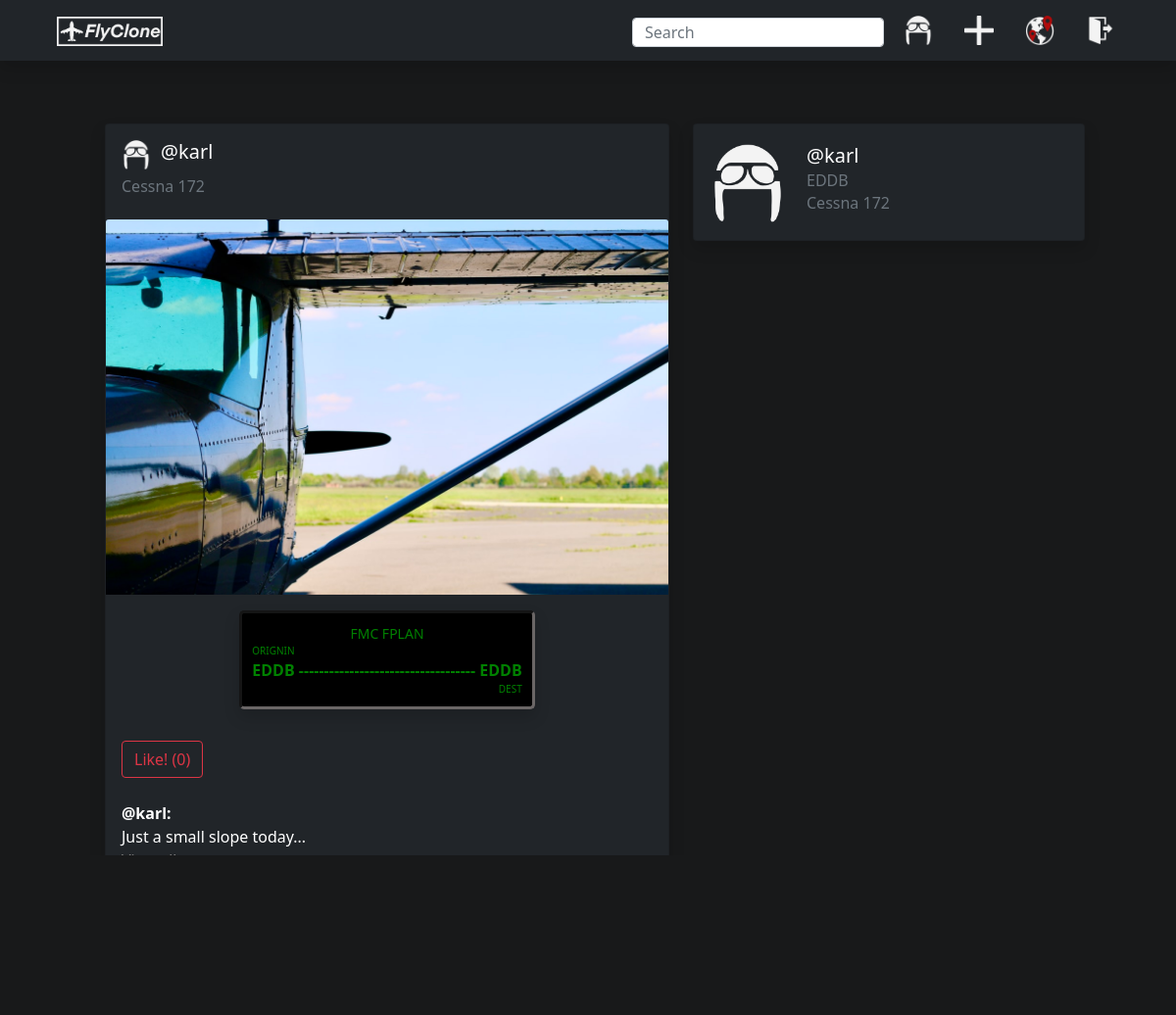
The page /home (signed in, upper part) on the database as committed earlier.
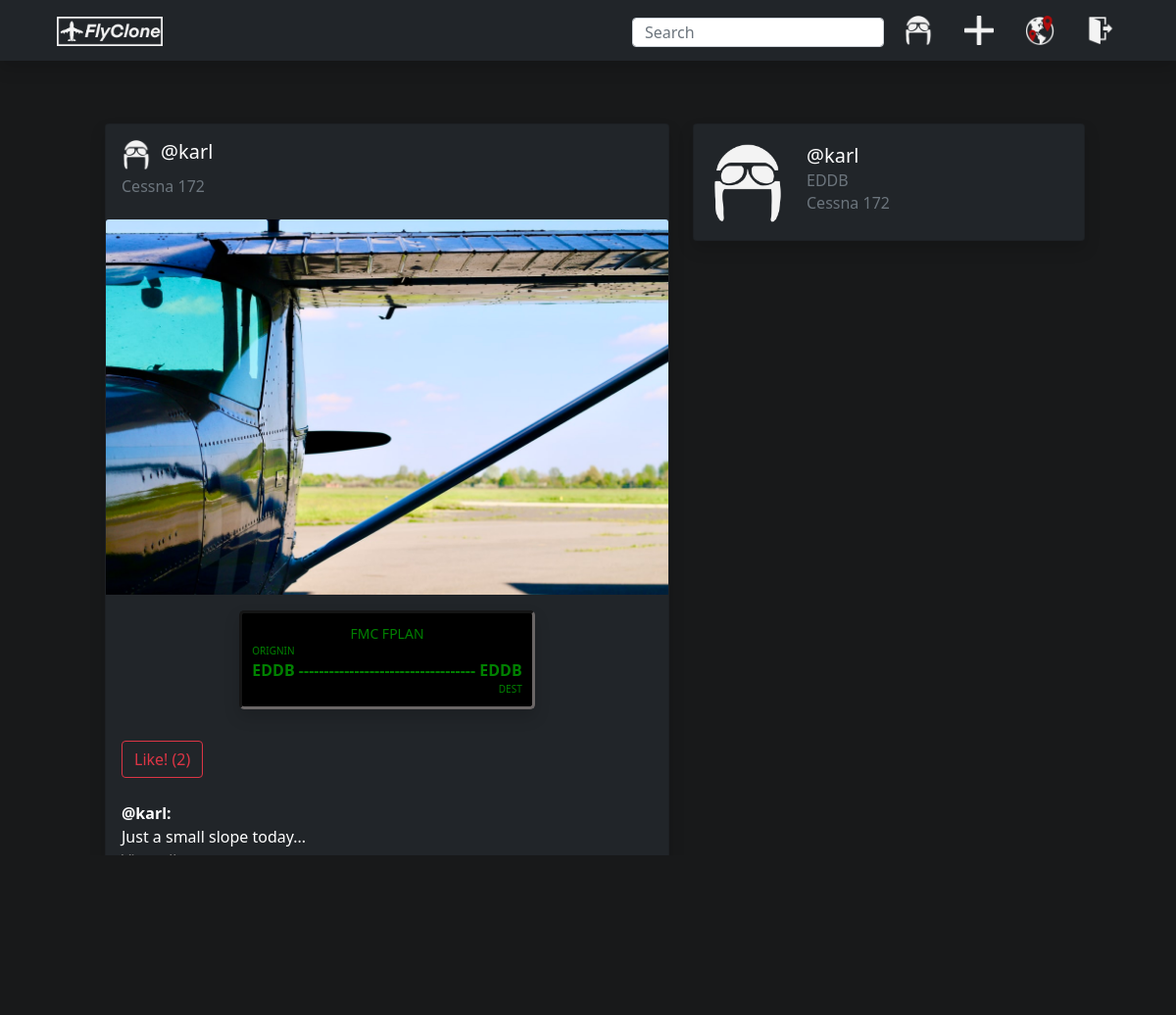
The same page on the database as committed later.
### app/models.py (models this page shows, shortened)
class User(db.Model, UserMixin):
    __tablename__ = 'user'
    id = db.Column(db.Integer, primary_key=True)
    username = db.Column(db.String(20), unique=True, nullable=False)
    email = db.Column(db.String(120), unique=True, nullable=False)
    password = db.Column(db.String(120), nullable=False)
    name = db.Column(db.String(120), nullable=False)
    aircraft_type = db.Column(db.String(120), nullable=False)
    home_airport = db.Column(db.String(8), nullable=False)
    destinations = db.Column(db.String(), default=f'{home_airport};')
    image_file = db.Column(db.String(20), nullable=False, default='profile.PNG')
    biography = db.Column(db.String(1500))
    route_posts = db.relationship('Post', backref='author', lazy=True, uselist=True)
    comments = db.relationship('Comment', backref='author', lazy=True, uselist=True)

class Post(db.Model):
    __tablename__ = 'post'
    id = db.Column(db.Integer, primary_key=True)
    image = db.Column(db.String(20))
    description = db.Column(db.String(1000))
    date_posted = db.Column(db.DateTime, nullable=False, default=datetime.utcnow)
    departure = db.Column(db.String(8))
    waypoints = db.Column(db.String(1000))
    destination = db.Column(db.String(8))
    plane = db.Column(db.String(120))
    departure_date = db.Column(db.String(120))
    landing_date = db.Column(db.String(120))
    number_of_likes = db.Column(db.Integer, nullable=False, default=0)
    user_id = db.Column(db.Integer, db.ForeignKey('user.id'), nullable=False)
    comments = db.relationship('Comment', backref='post', lazy=True, uselist=True)

### app/routes.py (the view, shortened to what this page needs)
@app.route('/home', methods=['GET', 'POST'])
@login_required
def home():
    image_file = url_for('static', filename='profile_pictures/' + current_user.image_file)
    posts = Post.query.all()
    posts.reverse()
    comments = Comment.query.all()
    return render_template('home.html', posts=posts, image_file=image_file)

### app/models.py (called while the page is built)
@login_manager.user_loader
def load_user(user_id):
    return User.query.get(int(user_id))

### app/templates/home.html
{% extends 'home-index.html' %}
{% block content1 %}
<br><br>
  <div class="col-7" id="main">
    {% for post in posts %}
    <br><br>
    <div class="d-flex justify-content-end">
      <div class="card text-white bg-dark mb-3 shadow" style="width: 36rem;">
          <div class="card-body">
            {% with pic='/static/profile_pictures/' + post.author.image_file %}
              <span class="d-flex justify-content-start"><img height='30' src={{pic}} style="margin-right: 10px;"><h5>@{{post.author.username}}</h5></span>
            {% endwith %}
            <div style="margin-top: 10px;">
              <h6 class='card-subtitle mb-2 text-muted'>{{post.plane}}</h6>
            </div>
          </div>
          {% if post.image %}
            {% with pic='/static/post_pictures/' + post.image %}
              <img class="card-img-top" src={{pic}}>
            {% endwith %}
          {% endif %}
          {% if post.departure and post.destination %}
            {% with points=post.waypoints.split(';') %}
              <div class='card-body d-flex justify-content-center'>
                <div class="FMC shadow">
                  <div class="FMC_inner">
                    <div class="d-flex justify-content-center"><small>FMC FPLAN</small></div>
                    {% if post.waypoints %}
                    <div class="d-flex justify-content-start"><small class="smallsize">ORIGNIN</small></div>
                    <b class="d-flex justify-content-start">{{post.departure}}</b>
                    <div class="d-flex justify-content-center text-center">
                      {% for point in points%}
                        --- {{point}}
                      {% endfor %}
                      ---
                    </div>
                    <b class="d-flex justify-content-end">{{post.destination}}</b>
                    <div class="d-flex justify-content-end"><small class="smallsize">DEST</small></div>
                    {% else %}
                    <div class="d-flex justify-content-start"><small class="smallsize">ORIGNIN</small></div>
                    <b class="d-flex justify-content-center">{{post.departure}} ----------------------------------- {{post.destination}}</b>
                    <div class="d-flex justify-content-end"><small class="smallsize">DEST</small></div>
                    {% endif %}
                  </div>
                </div>
              </div>
            {% endwith %}
          {% endif %}
        <div class="card-body">
          <form method='POST'>
            <button type="submit" class="btn btn-outline-danger d-flex justify-content-start mb-4" name="Like" value={{post.id}}>Like! ({{post.number_of_likes}})</button>
          </form>
          <span class="d-flex justify-content-start"><b>@{{post.author.username}}:</b></span>
          <span class="d-flex justify-content-start">{{post.description}}</span>
          <span class="d-flex justify-content-start">
            <form action="" method='POST'>
              <button name='CC' value={{post.id}} type="submit" class="astext">
                  View all comments
                </button>
            </form>
          </span>
        </div>
        <div class="card-body">
          <form class="" method="POST">
            <div class="input-group mb-3">
                <input class="form-control" type="text" name="content" placeholder="Write a comment..." style="background-color: #18191A; color: white;">
                <button class="btn btn-outline-light" type="submit" name='comment' value={{post.id}}>Comment</button>
            </div>
          </form>
        </div>
      </div>
    </div>
  {% endfor %}
</div>
{% endblock %}
{% block content3 %}
<div class="col order-2" id="sticky-sidebar">
  <div class="position-fixed">
    <br><br>
    <div class="card bg-dark text-white shadow" style="width: 25rem;">
      <div class="d-flex justify-content-start">
        <div class=''>
          <img height="80" src='{{ image_file }}'  alt="" style="margin-left: 15px; margin-top: 20px; margin-right: 20px;">
        </div>
          <div style="margin-bottom: 20px; margin-top: 20px; width: 15rem;">
            <h5 class='card-title'> @{{current_user.username}} </h5>
            <h6 class='card-subtitle mb-2 text-muted'>{{current_user.home_airport}}</h6>
            <h6 class='card-subtitle mb-2 text-muted'>{{current_user.aircraft_type}}</h6>
          </div>
      </div>
    </div>
  </div>
</div>
{% endblock %}

### app/templates/home-index.html (shortened to what this page needs)
<!DOCTYPE html>
<html lang="en" dir="ltr">
  <head>
    <link rel="stylesheet" type="text/css" href="{{ url_for('static',filename='styles.css') }}">
    <link href="https://cdn.jsdelivr.net/npm/bootstrap@5.1.3/dist/css/bootstrap.min.css" rel="stylesheet">
  </head>
  <body class="bodyclass">
    <nav class="navbar navbar-expand-sm navbar-dark sticky-top bg-dark shadow">
      <div class="container">
        <a class="navbar-brand px-3" href="{{url_for('home')}}"><img height="30" src="/static/title.PNG"  alt="FlyClone"></a>
        <div class="d-flex justify-content-center">
          <form class="d-flex">
            <input class="form-control" type="search" placeholder="Search" style="height: 30px; margin-top:4%" >
          </form>
          <ul class="nav px-1">
            <li class="nav-item">
              <a class="nav-link active" aria-current="page" href="{{url_for('profile')}}"><img width="30" src="/static/profile.PNG"  alt="Profil"></a>
            </li>
            <li class="nav-item">
              <a class="nav-link" href="{{url_for('add_route')}}"><img width="30" src="/static/plus.PNG"  alt="Neuer Beitrag"></a>
            </li>
            <li class="nav-item">
              <a class="nav-link" href="{{url_for('add_route')}}"><img width="30" src="/static/route.PNG"  alt="Neues Workout"></a>
            </li>
            <li class="nav-item">
              <a class="nav-link" href="{{url_for('logout')}}"><img width="30" src="/static/logout.PNG"  alt="Logout"></a>
            </li>
          </ul>
        </div>
      </div>
    </nav>
    <div class="container">
      <div class="row py-3">
              {% block content3 %}
              {% endblock %}
              {% block content1 %}
              {% endblock %}
      </div>
    </div>
  </body>
</html>

### app/static/styles.css (style rules this page uses)
.bodyclass { background-color: #18191A; color: white; }
.astext { background: none; border: none; margin:0; padding:0; cursor:pointer; color: grey; }
.FMC { background-color: black; border-radius:5px; border-style: inset; border-color: #6A6666; }
.FMC_inner { margin:10px; color: green; }
.smallsize { font-size: x-small; }

Rows that differ between the two databases and show on the page:
changed Post "Cessna 172": number_of_likes "0" → "2"
